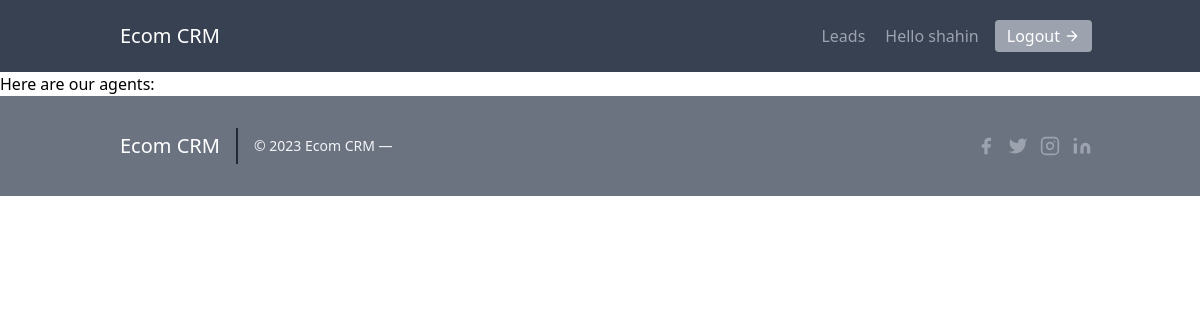
/agents/ (signed in), run on an earlier commit of the app's database.
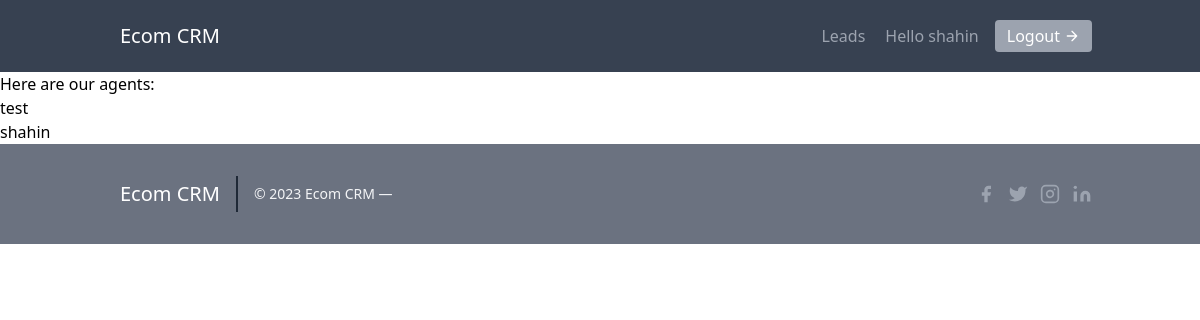
And on a later commit of the database.
### leads/models.py (models this page shows, shortened)
class Agent(models.Model):
    user = models.OneToOneField(User, on_delete=models.CASCADE)
    organistaion = models.ForeignKey(UserProfile, on_delete=models.CASCADE, default=1)

class User(AbstractUser):
    pass

### agents/views.py (the view)
# urls.py: path('', AgentListView.as_view(), name='agent-list'),
class AgentListView(LoginRequiredMixin, ListView):
    template_name = 'agents/agent_list.html'
    context_object_name = 'agents'
    def get_queryset(self):
        return Agent.objects.all()

### templates/agents/agent_list.html
{% extends "../base.html" %}
    {% block content %}
        <h1>
            Here are our agents:
        </h1>
        {% for agent in agents %}
            <p>
                {{agent.user.username}}
            </p>
        {% endfor %}
    {% endblock content %}

What changed in the data, as far as the page shows it:
added Agent: user.username "test"
added Agent: user.username "shahin"
